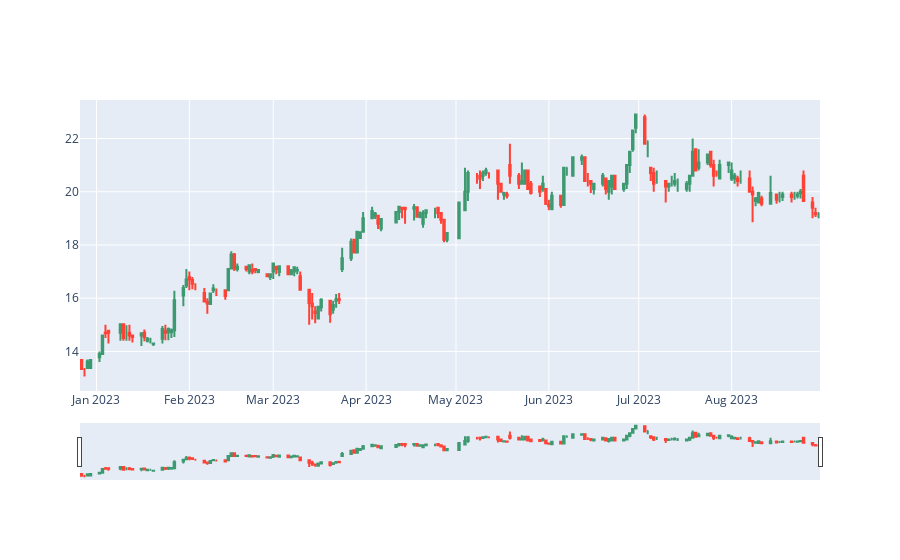

Notebook cell for this chart:
### Markdown cell above
## Visualising Patterns

### Code cell
h_and_s_top = pd.read_csv('data/patterns/h&s_top/0_SNK_h&s_top.csv')

fig = go.Figure(data=[go.Candlestick(x=h_and_s_top['Date'],
                open=h_and_s_top['Open'],
                high=h_and_s_top['High'],
                low=h_and_s_top['Low'],
                close=h_and_s_top['Close'])])

fig.show()

### Figure 1 — Plotly figure (JSON) as saved in the notebook; plotly's stock layout.template omitted (floating-point values rounded to 4 significant figures; data arrays with more than 128 entries replaced by an {"elided": "..."} marker saying what was removed)
{"data": [{"close": {"elided": "170 float values"}, "high": {"elided": "170 float values"}, "low": {"elided": "170 float values"}, "open": {"elided": "170 float values"}, "type": "candlestick", "x": {"elided": "170 str values"}}], "layout": {}}
